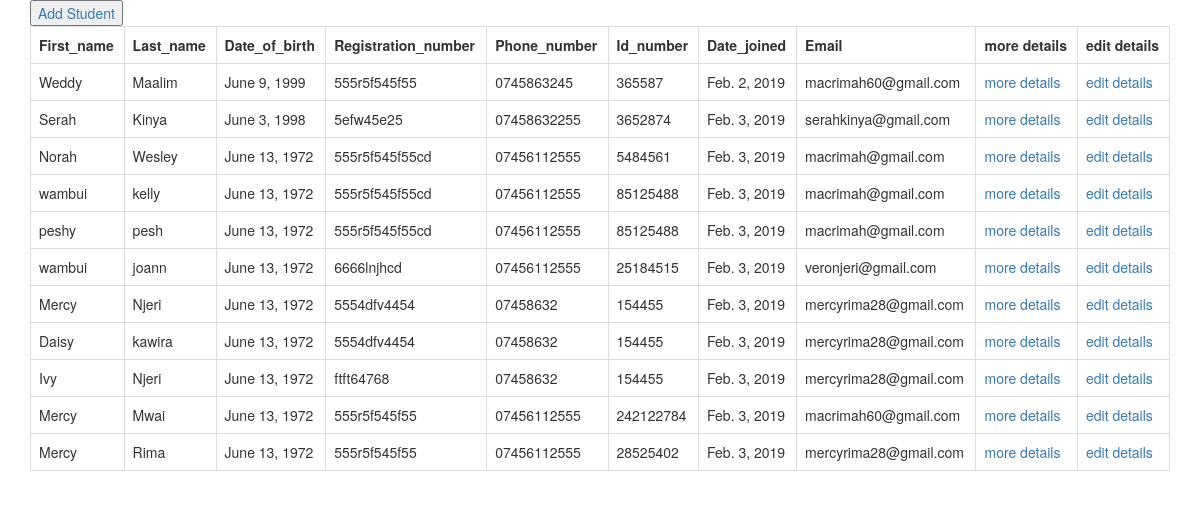
The page /student/list/ on the database its author committed.
### student/models.py (models this page shows, shortened)
class Student(models.Model):
	first_name= models.CharField(max_length = 50)
	last_name= models.CharField(max_length = 50)
	date_of_birth= models.DateField()
	registration_number= models.CharField(max_length = 30)
	place_of_recidance= models.CharField(max_length = 30)
	phone_number= models.CharField(max_length = 30)
	email= models.EmailField(max_length = 70)
	guardian_phone= models.CharField(max_length = 30)
	id_number= models.IntegerField()
	date_joined= models.DateField()
	course=models.ManyToManyField(Course,null=True,blank=True,related_name="Students")
	profile_picture= models.ImageField(upload_to="Student_image",null=True, blank=True)
	def get_age(self):
		today = datetime.date.today()
		return today.year - self.date_of_birth.year
	age = property(get_age)

### student/views.py (the view)
# urls.py: path("list/",list_students,name="list_students"),
def list_students(request):
    students=Student.objects.all()
    return render(request,"list_students.html",{"students":students})

### student/templates/list_students.html (shortened to what this page needs)
<!DOCTYPE html>
<html>
<head>
	 <link rel="stylesheet" href="https://maxcdn.bootstrapcdn.com/bootstrap/3.4.0/css/bootstrap.min.css">
</head>
<body>
	<div class="container">
	<table class="table table-bordered">
		<tr>
			<button><a href="/student/add/">Add Student</a></button>
			<th>First_name</th>
			<th>Last_name</th>
			<th>Date_of_birth</th>
			<th>Registration_number</th>
			<th>Phone_number</th>
			<th>Id_number</th>
			<th>Date_joined</th>
			<th>Email</th>
			<th>more details</th>
			<th>edit details</th>
		</tr>
		{% for student in students %}
		<tr>
			<td>{{student.first_name}}</td>
			<td>{{student.last_name}}</td>
			<td>{{student.date_of_birth}}</td>
			<td>{{student.registration_number}}</td>
			<td>{{student.phone_number}}</td>
			<td>{{student.id_number}}</td>
			<td>{{student.date_joined}}</td>
			<td>{{student.email}}</td>
			<td><a href="/student/detail/{{student.pk}}/">more details</a></td>
			<td><a href="/student/edit/{{student.pk}}/">edit details</a></td>
		</tr>
		{% endfor %}
	</table>
</div>
</body>
</html>

### rows shown on the page
Student: first_name "Weddy", last_name "Maalim", date_of_birth "June 9, 1999", registration_number "555r5f545f55", phone_number "0745863245", id_number "365587", date_joined "Feb. 2, 2019", email "macrimah60@gmail.com"
Student: first_name "Serah", last_name "Kinya", date_of_birth "June 3, 1998", registration_number "5efw45e25", phone_number "07458632255", id_number "3652874", date_joined "Feb. 3, 2019", email "serahkinya@gmail.com"
Student: first_name "Norah", last_name "Wesley", date_of_birth "June 13, 1972", registration_number "555r5f545f55cd", phone_number "07456112555", id_number "5484561", date_joined "Feb. 3, 2019", email "macrimah@gmail.com"
Student: first_name "wambui", last_name "kelly", date_of_birth "June 13, 1972", registration_number "555r5f545f55cd", phone_number "07456112555", id_number "85125488", date_joined "Feb. 3, 2019", email "macrimah@gmail.com"
Student: first_name "peshy", last_name "pesh", date_of_birth "June 13, 1972", registration_number "555r5f545f55cd", phone_number "07456112555", id_number "85125488", date_joined "Feb. 3, 2019", email "macrimah@gmail.com"
Student: first_name "wambui", last_name "joann", date_of_birth "June 13, 1972", registration_number "6666lnjhcd", phone_number "07456112555", id_number "25184515", date_joined "Feb. 3, 2019", email "veronjeri@gmail.com"
Student: first_name "Mercy", last_name "Njeri", date_of_birth "June 13, 1972", registration_number "5554dfv4454", phone_number "07458632", id_number "154455", date_joined "Feb. 3, 2019", email "mercyrima28@gmail.com"
Student: first_name "Daisy", last_name "kawira", date_of_birth "June 13, 1972", registration_number "5554dfv4454", phone_number "07458632", id_number "154455", date_joined "Feb. 3, 2019", email "mercyrima28@gmail.com"
Student: first_name "Ivy", last_name "Njeri", date_of_birth "June 13, 1972", registration_number "ftft64768", phone_number "07458632", id_number "154455", date_joined "Feb. 3, 2019", email "mercyrima28@gmail.com"
Student: first_name "Mercy", last_name "Mwai", date_of_birth "June 13, 1972", registration_number "555r5f545f55", phone_number "07456112555", id_number "242122784", date_joined "Feb. 3, 2019", email "macrimah60@gmail.com"
Student: first_name "Mercy", last_name "Rima", date_of_birth "June 13, 1972", registration_number "555r5f545f55", phone_number "07456112555", id_number "28525402", date_joined "Feb. 3, 2019", email "mercyrima28@gmail.com"
